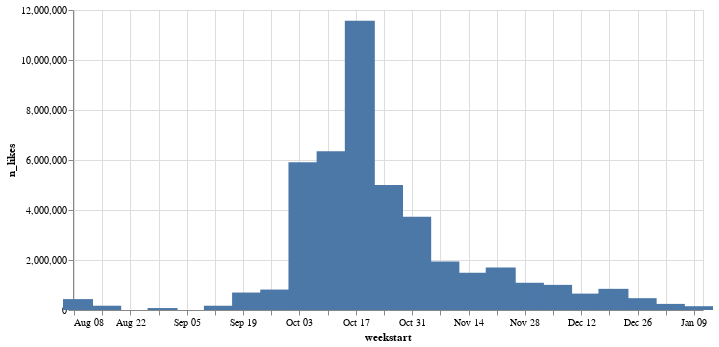

Here is the notebook cell this chart was saved with:
### Code cell
alt.Chart(weekly_likes).mark_bar(width=30).encode(
    x='weekstart:T',
    y='n_likes'
).properties(width=630)

### Figure 1 — Vega-Lite specification as saved in the notebook (floating-point values rounded to 4 significant figures)
{"config": {"view": {"continuousWidth": 400, "continuousHeight": 300}}, "data": {"name": "data-6e27abd9ca85ccf680323678e13ab791"}, "mark": {"type": "bar", "width": 30}, "encoding": {"x": {"field": "weekstart", "type": "temporal"}, "y": {"field": "n_likes", "type": "quantitative"}}, "width": 630, "$schema": "https://vega.github.io/schema/vega-lite/v4.17.0.json", "datasets": {"data-6e27abd9ca85ccf680323678e13ab791": [{"weekstart": "2021-08-09T00:00:00", "n_likes": 436100}, {"weekstart": "2021-08-16T00:00:00", "n_likes": 171500}, {"weekstart": "2021-08-30T00:00:00", "n_likes": 78400}, {"weekstart": "2021-09-13T00:00:00", "n_likes": 171300}, {"weekstart": "2021-09-20T00:00:00", "n_likes": 698200}, {"weekstart": "2021-09-27T00:00:00", "n_likes": 817600}, {"weekstart": "2021-10-04T00:00:00", "n_likes": 5911700}, {"weekstart": "2021-10-11T00:00:00", "n_likes": 6350200}, {"weekstart": "2021-10-18T00:00:00", "n_likes": 11567400}, {"weekstart": "2021-10-25T00:00:00", "n_likes": 5000000}, {"weekstart": "2021-11-01T00:00:00", "n_likes": 3726600}, {"weekstart": "2021-11-08T00:00:00", "n_likes": 1937200}, {"weekstart": "2021-11-15T00:00:00", "n_likes": 1492700}, {"weekstart": "2021-11-22T00:00:00", "n_likes": 1702500}, {"weekstart": "2021-11-29T00:00:00", "n_likes": 1089500}, {"weekstart": "2021-12-06T00:00:00", "n_likes": 1005000}, {"weekstart": "2021-12-13T00:00:00", "n_likes": 655800}, {"weekstart": "2021-12-20T00:00:00", "n_likes": 846700}, {"weekstart": "2021-12-27T00:00:00", "n_likes": 473000}, {"weekstart": "2022-01-03T00:00:00", "n_likes": 244000}, {"weekstart": "2022-01-10T00:00:00", "n_likes": 152300}]}}
